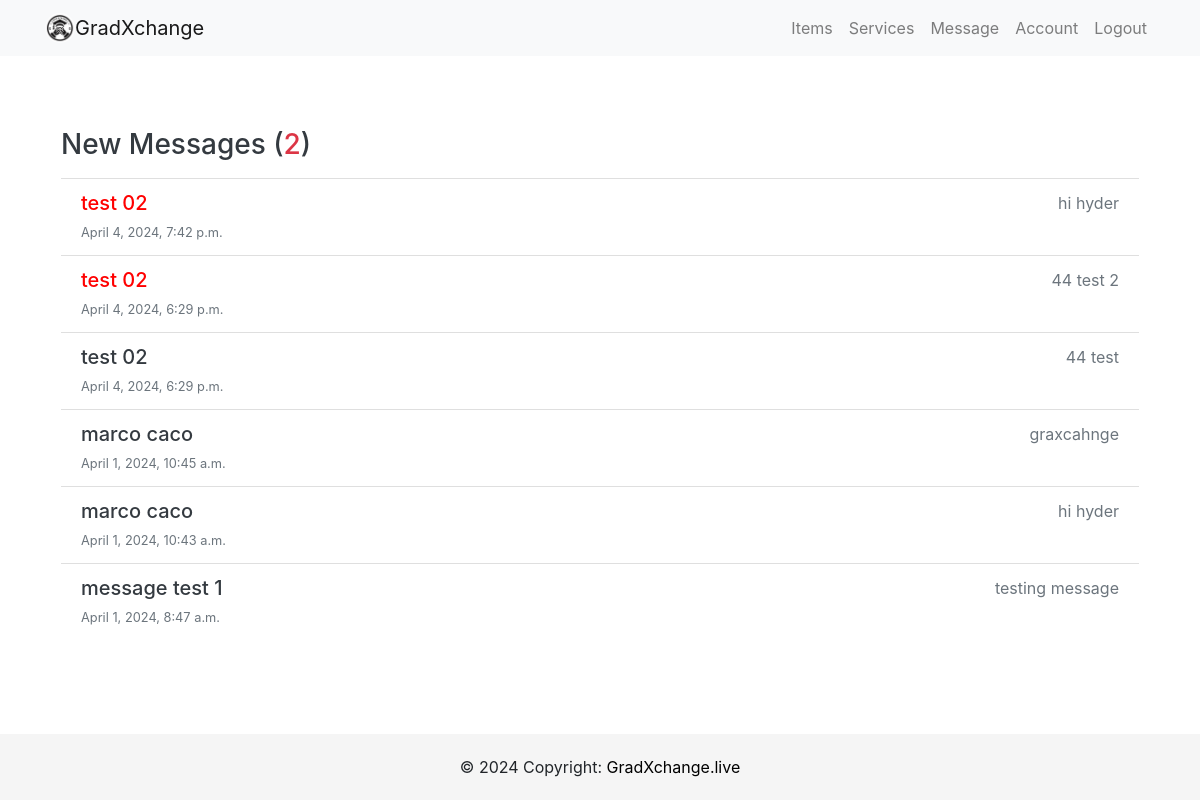
The app's page /inbox/ (signed in), older data.
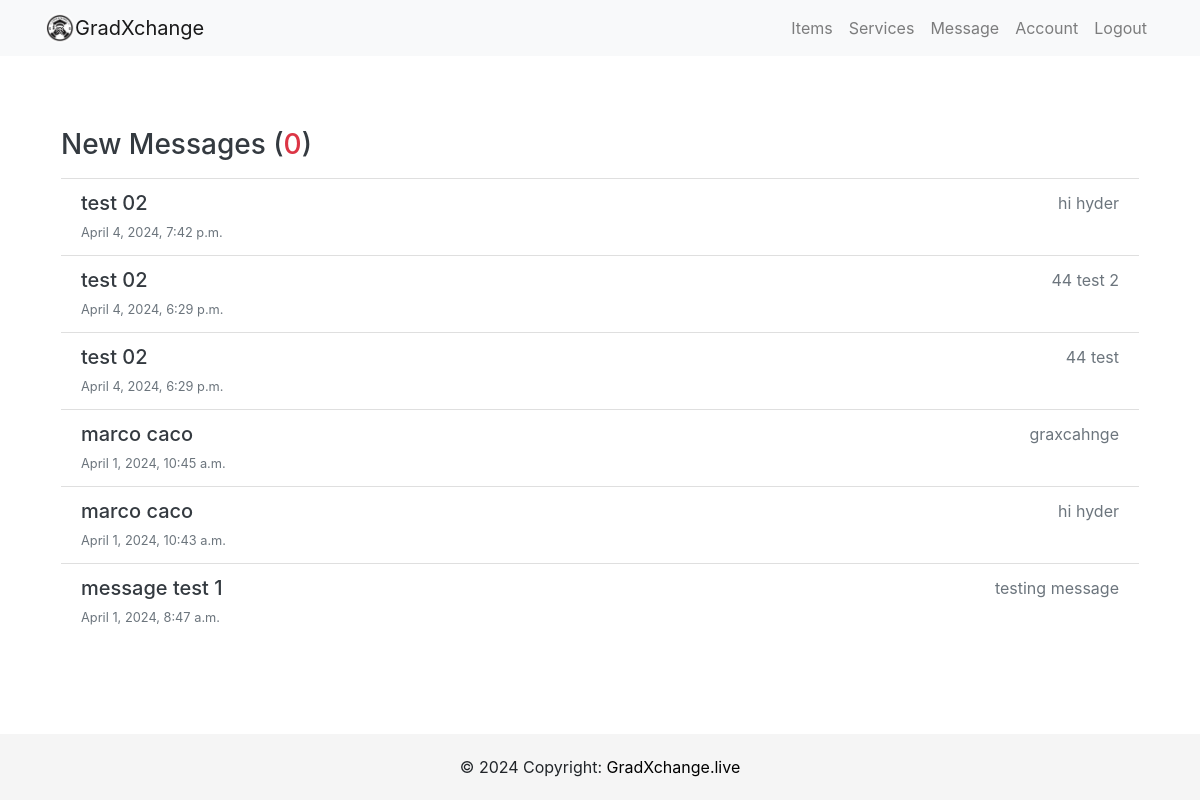
The same page, newer data.
### users/models.py (models this page shows, shortened)
class Message(models.Model):
    sender = models.ForeignKey(Profile, on_delete=models.SET_NULL, null=True, blank=True)
    recipient = models.ForeignKey(Profile, on_delete=models.SET_NULL, null=True, blank=True, related_name="messages")
    name = models.CharField(max_length=200, null=True, blank=True)
    email = models.EmailField(max_length=200, null=True, blank=True)
    subject = models.CharField(max_length=200, null=True, blank=True)
    body = models.TextField()
    is_read = models.BooleanField(default=False, null=True)
    created = models.DateTimeField(auto_now_add=True)
    id = models.UUIDField(default=uuid.uuid4,unique=True,primary_key=True, editable=False)
    class Meta:
        ordering = ['is_read', '-created']

### users/views.py (the view)
# urls.py: path('inbox/', user_views.inbox, name='inbox'),
@login_required
def inbox(request):
    profile =  request.user.profile
    messageRequests = profile.messages.all()
    unreadCount = messageRequests.filter(is_read=False).count()
    context = {'messageRequests':  messageRequests, 'unreadCount': unreadCount}
    return render(request, 'users/inbox.html', context)

### users/templates/users/inbox.html
{% extends 'users/base.html' %}
{% block body %}
<div class="container">
    <div class="inbox my-5 p-3">
        <div class="content-box bg-white rounded shadow-sm">
            <h3 class="inbox__title text-dark py-2">New Messages (<span class="text-danger">{{ unreadCount }}</span>)
            </h3>
            <ul class="list-group list-group-flush">
                {% for message in messageRequests %}
                {% if message.is_read == False %}
                <li
                    class="list-group-item list-group-item-action flex-column align-items-start message message--unread">
                    {% else %}
                <li class="list-group-item list-group-item-action flex-column align-items-start message">
                    {% endif %}
                    <a href="{% url 'message' message.id %}"
                        class="d-flex w-100 justify-content-between text-decoration-none text-dark">
                        <div>
                            <h5 class="mb-1 message__author">{{ message.name }}</h5>
                            <small class="message__date text-muted">{{ message.created }}</small>
                        </div>
                        <div class="text-right">
                            <p class="mb-1 message__subject text-muted">{{ message.subject }}</p>
                        </div>
                    </a>
                </li>
                {% endfor %}
            </ul>
        </div>
    </div>
</div>
{% endblock %}

Row changes from the older to the newer data that the page shows:
changed Message "April 4, 2024, 7:42 p.m.": is_read False → True (drawn)
changed Message "44 test 2": is_read False → True (drawn)
Text that changed along with them:
{{ unreadCount }}: "2" → "0"
